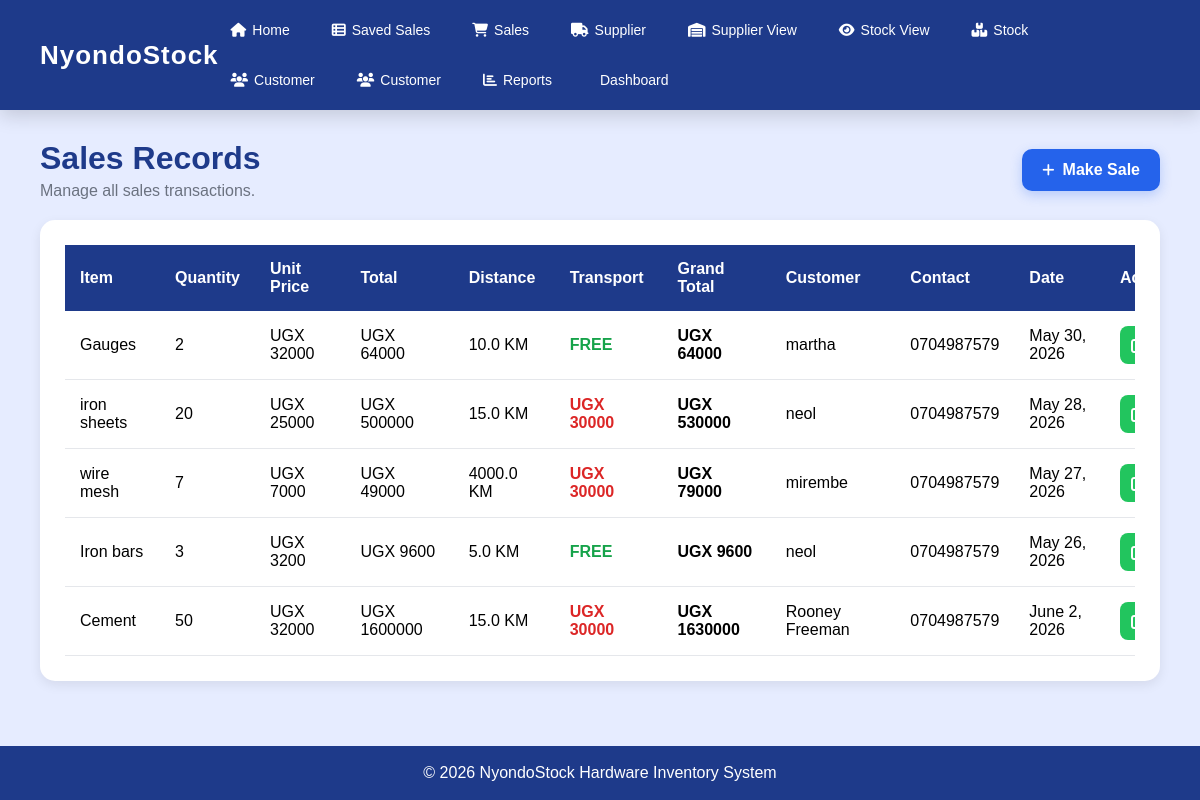
Before: /save/ (signed in) with the older database file.
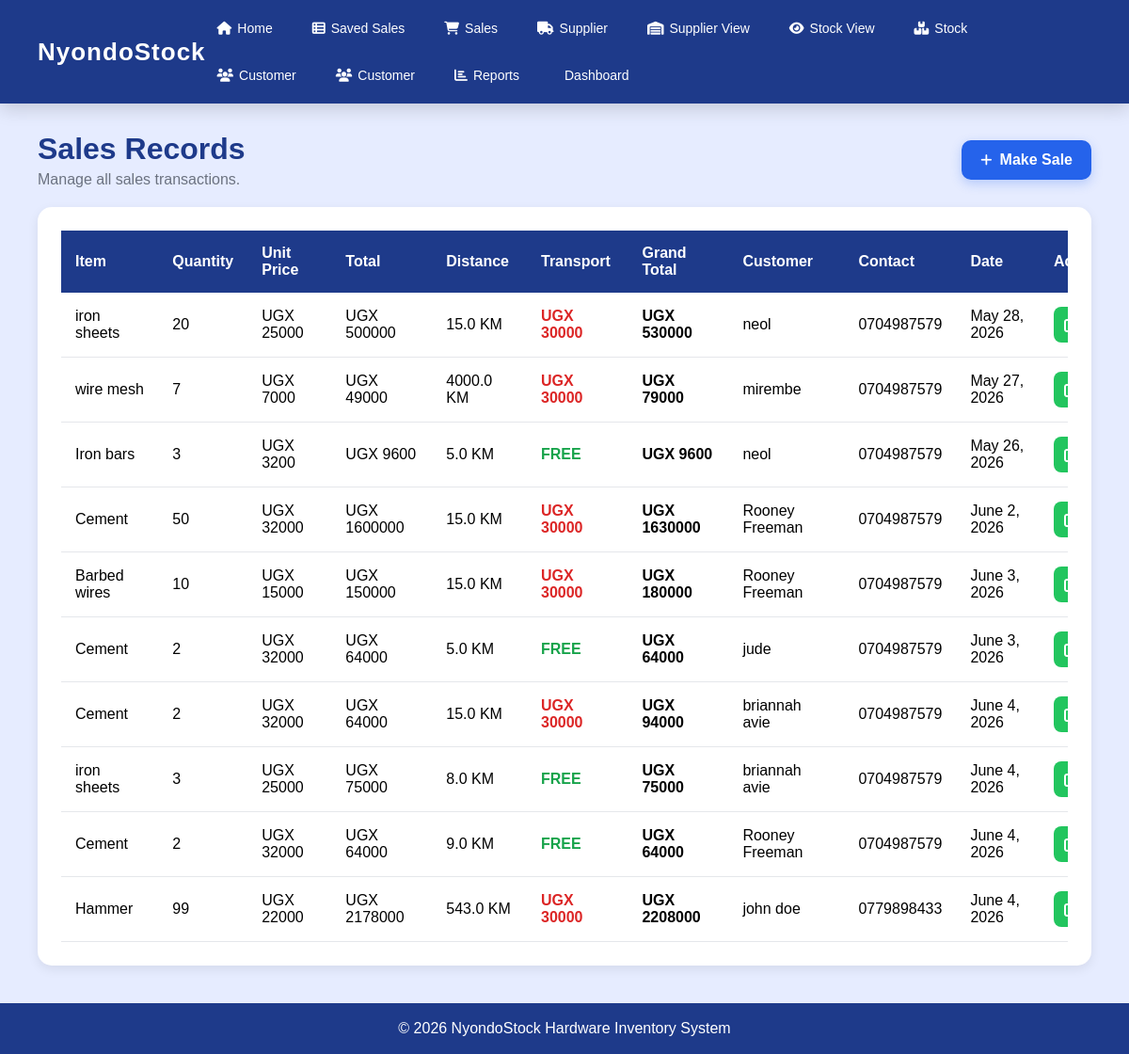
After: the same page with the newer database file.
### mugeniapp/models.py (models this page shows, shortened)
class Sales(models.Model):
    name = models.ForeignKey(Stock, on_delete=models.CASCADE)
    quantity = models.PositiveIntegerField(default=0)
    unit_price = models.PositiveIntegerField()
    date = models.DateField()
    total_price = models.PositiveIntegerField(default=0)
    customer_name = models.CharField(max_length=100)
    customer_contact = models.CharField(max_length=100)
    distance = models.FloatField(default=0)
    transport_fee = models.PositiveIntegerField(default=0)
    grand_total = models.PositiveIntegerField(default=0)

class Stock(models.Model):
    name = models.CharField(max_length=100, unique=True)
    category = models.CharField(max_length=100)
    quantity = models.PositiveIntegerField(default=0)
    supplier = models.CharField(max_length=100, null=True)
    cost_price = models.PositiveIntegerField(default=0)
    selling_price = models.PositiveIntegerField(default=0)
    date = models.DateField()
    def __str__(self):
     return self.name

### mugeniapp/views.py (the view)
# urls.py: path('save/', views.save, name='save'),
@login_required
def save(request):
    sales = Sales.objects.all()
    return render(request, 'save.html', {'sales': sales})

### mugeniapp/templates/save.html (shortened to what this page needs)
<!DOCTYPE html>
<html lang="en">
<head>
<link rel="stylesheet"
href="https://cdnjs.cloudflare.com/ajax/libs/font-awesome/6.5.2/css/all.min.css">
</head>
<body>
  <nav>
      <div class="logo">NyondoStock</div>
      <ul>
        <li>
          <a href="{% url 'index' %}"><i class="fa-solid fa-house"></i>Home</a>
        </li>
           <li class="nav-item">
          <a class="nav-link" href="{% url 'save' %}"
            ><i class="fa-solid fa-table-list"></i>Saved Sales</a
          >
        </li>
          <li class="nav-item">
          <a class="nav-link" href="{% url 'sales' %}"
            ><i class="fa-solid fa-cart-shopping"></i>Sales</a
          >
        </li>
           {% if request.user.is_superuser %}
        <li>
          <a href="{% url 'supplier' %}"
            ><i class="fa-solid fa-truck"></i>Supplier</a
          >
        </li>
        <li>
          <a href="{% url 'supplier_view' %}"
            ><i class="fa-solid fa-warehouse"></i>Supplier View</a
          >
        </li>
         <li>
          <a href="{% url 'add' %}"
            ><i class="fa-solid fa-eye"></i>Stock View</a
          >
        </li>
        <li>
          <a href="{% url 'stock' %}"
            ><i class="fa-solid fa-boxes-stacked"></i>Stock</a
          >
            </li>
      <li class="nav-item">
          <a class="nav-link" href="{% url 'customer' %}"
            ><i class="fa-solid fa-users"></i>Customer</a>
                  </li>
            <li class="nav-item">
              <a class="nav-link" href="{% url 'customer_list' %}"
                ><i class="fa-solid fa-users"></i>Customer</a
              >
          </li>
          <li>
            <a href="{% url 'reports' %}"
              ><i class="fa-solid fa-chart-bar"></i> Reports</a
            >
          </li>
          <li>
            <a href="{% url 'dashboard' %}">
               Dashboard
            </a>
          </li>
        {% endif %}
      </ul>
    </nav>
<div class="page-header">
    <div class="header-top">
        <div>
            <h2>Sales Records</h2>
            <p>
             Manage all sales transactions.
            </p>
        </div>
        <a href="{% url 'sales' %}" class="add-btn">
            <i class="fa-solid fa-plus"></i>
            Make Sale
        </a>
    </div>
</div>
<div class="table-container">
    <div class="table-wrapper">
        <table>
            <thead>
                <tr>
                    <th>Item</th>
                    <th>Quantity</th>
                    <th>Unit Price</th>
                    <th>Total</th>
                    <th>Distance</th>
                    <th>Transport</th>
                    <th>Grand Total</th>
                    <th>Customer</th>
                    <th>Contact</th>
                    <th>Date</th>
                    <th>Actions</th>
                </tr>
            </thead>
            <tbody>
            {% for sale in sales %}
                <tr>
                    <td>{{ sale.name }}</td>
                    <td>{{ sale.quantity }}</td>
                    <td>UGX {{ sale.unit_price }}</td>
                    <td>UGX {{ sale.total_price }}</td>
                    <td>{{ sale.distance }} KM</td>
                    <td>
                        {% if sale.transport_fee == 0 %}
                            <span class="free">FREE</span>
                        {% else %}
                            <span class="paid">
                                UGX {{ sale.transport_fee }}
                            </span>
                        {% endif %}
                    </td>
                    <td>
                        <strong>
                            UGX {{ sale.grand_total }}
                        </strong>
                    </td>
                    <td>{{ sale.customer_name }}</td>
                    <td>{{ sale.customer_contact }}</td>
                    <td>{{ sale.date }}</td>
                    <td>
                        <div class="actions">
                            <a href="{% url 'edit_sale' sale.id %}"
                               class="btn edit-btn"
                               title="Edit">
                                <i class="fa-solid fa-pen-to-square"></i>
                            </a>
                        </div>
                    </td>
                </tr>
            {% endfor %}
            </tbody>
        </table>
    </div>
</div>
<footer>
    © 2026 NyondoStock Hardware Inventory System
</footer>
</body>
</html>

### mugeniapp/templates/save.html (style rules this page uses)
* { margin:0; padding:0; box-sizing:border-box; }
body { font-family:Arial,sans-serif; background:#e6ecff; min-height:100vh; display:flex; flex-direction:column; }
nav { background: #1E3A8A; padding: 14px 40px; display: flex; justify-content: space-between; align-items: center; box-shadow: 0 6px 18px rgba(0,0,0,0.15); position: sticky; top: 0; z-index: 1000; }
nav .logo { color: white; font-size: 26px; font-weight: 800; letter-spacing: 1px; }
nav ul { display: flex; gap: 18px; list-style: none; align-items: center; flex-wrap: wrap; }
nav ul li a { color: #ffffff; text-decoration: none; font-size: 14px; font-weight: 500; padding: 8px 12px; border-radius: 8px; display: flex; align-items: center; gap: 6px; transition: all 0.25s ease; position: relative; }
nav ul li a i { font-size: 14px; }
.page-header { padding:30px 40px 15px; }
.page-header h2 { color:#1E3A8A; font-size:32px; margin-bottom:5px; }
.page-header p { color:#6b7280; }
.table-container { background:white; margin:0 40px 40px; border-radius:15px; padding:25px; box-shadow:0 4px 12px rgba(0,0,0,.08); }
.table-wrapper { overflow-x:auto; }
table { width:100%; border-collapse:collapse; min-width:1200px; }
thead { background:#1E3A8A; }
thead th { color:white; padding:15px; text-align:left; }
tbody td { padding:15px; border-bottom:1px solid #e5e7eb; }
.free { color:#16a34a; font-weight:bold; }
.page-header { padding:30px 40px 20px; }
.header-top { display:flex; justify-content:space-between; align-items:center; flex-wrap:wrap; gap:20px; }
.page-header p { color:#6b7280; margin:0; }
.add-btn { background:#2563eb; color:white; text-decoration:none; padding:12px 20px; border-radius:10px; font-weight:bold; display:inline-flex; align-items:center; gap:8px; transition:0.3s; box-shadow:0 4px 12px rgba(37,99,235,.25); }
.add-btn i { font-size:14px; }
.paid { color:#dc2626; font-weight:bold; }
.actions { display:flex; gap:8px; }
.btn { width:38px; height:38px; border-radius:8px; display:flex; align-items:center; justify-content:center; text-decoration:none; color:white; transition:.3s; }
.edit-btn { background:#22c55e; }
footer { background:#1E3A8A; color:white; text-align:center; padding:18px; margin-top:auto; }

Changed rows visible on the page:
removed Sales: name "Gauges", quantity "2", unit_price "32000", total_price "64000", distance "10.0", transport_fee "FREE", grand_total "64000", customer_name "martha", customer_contact "0704987579", date "May 30, 2026"
added Sales: name "Barbed wires", quantity "10", unit_price "15000", total_price "150000", distance "15.0", transport_fee "30000", grand_total "180000", customer_name "Rooney Freeman", customer_contact "0704987579", date "June 3, 2026"
added Sales: name "Cement", quantity "2", unit_price "32000", total_price "64000", distance "5.0", transport_fee "FREE", grand_total "64000", customer_name "jude", customer_contact "0704987579", date "June 3, 2026"
added Sales: name "Cement", quantity "2", unit_price "32000", total_price "64000", distance "15.0", transport_fee "30000", grand_total "94000", customer_name "briannah avie", customer_contact "0704987579", date "June 4, 2026"
added Sales: name "iron sheets", quantity "3", unit_price "25000", total_price "75000", distance "8.0", transport_fee "FREE", grand_total "75000", customer_name "briannah avie", customer_contact "0704987579", date "June 4, 2026"
added Sales: name "Cement", quantity "2", unit_price "32000", total_price "64000", distance "9.0", transport_fee "FREE", grand_total "64000", customer_name "Rooney Freeman", customer_contact "0704987579", date "June 4, 2026"
added Sales: name "Hammer", quantity "99", unit_price "22000", total_price "2178000", distance "543.0", transport_fee "30000", grand_total "2208000", customer_name "john doe", customer_contact "0779898433", date "June 4, 2026"
